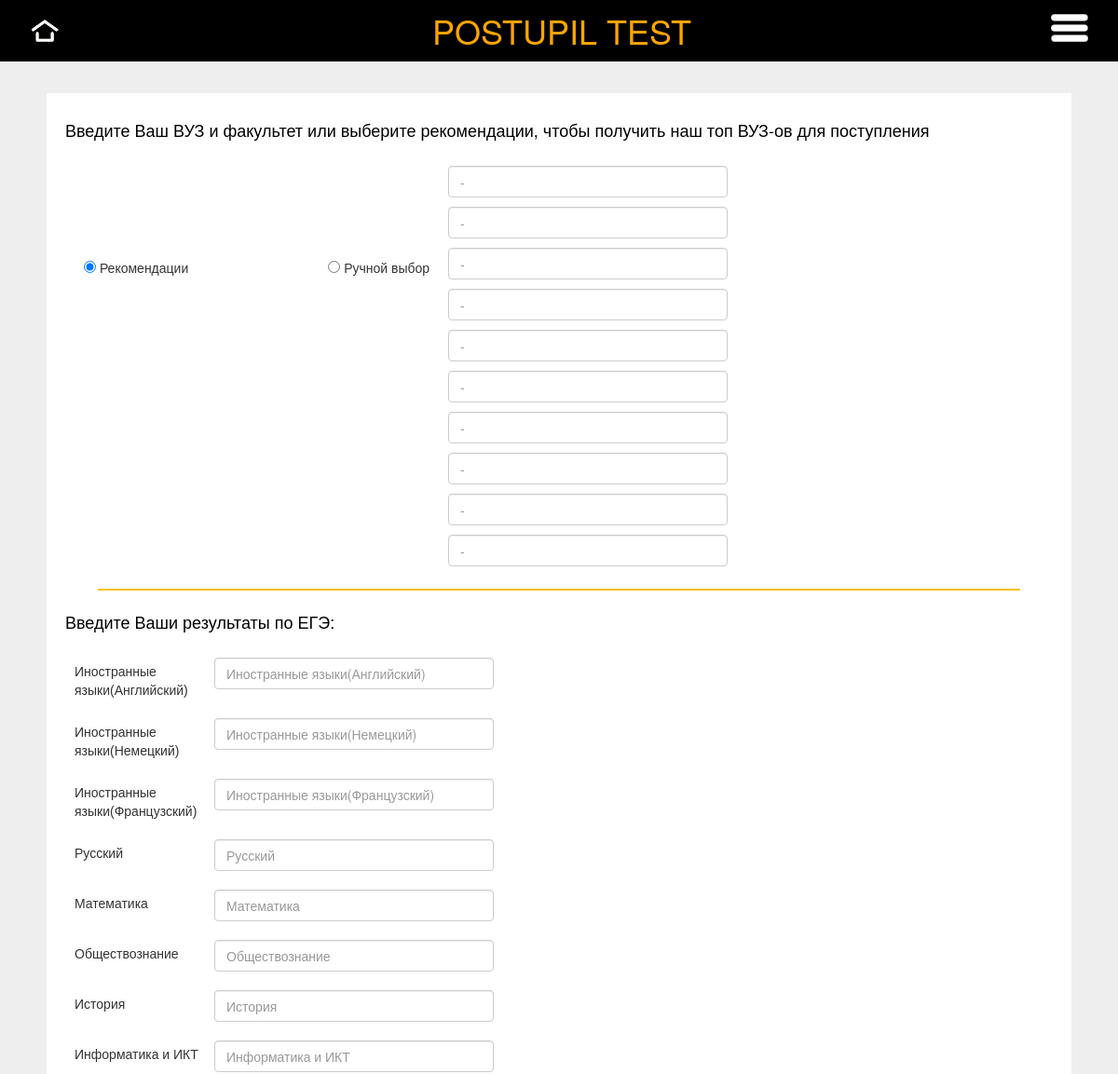
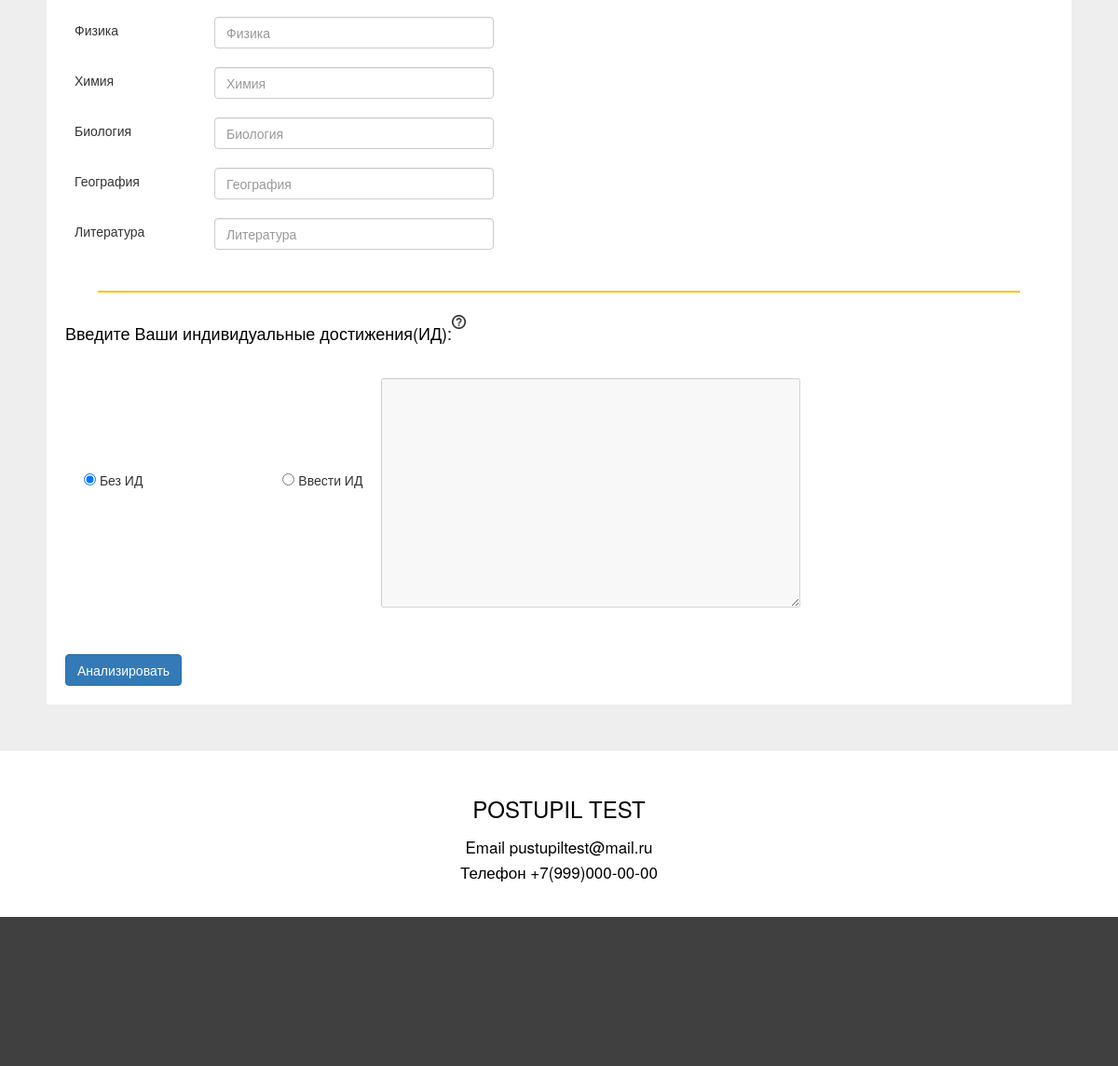
/index, run on the app's committed database (2 pictures, top to bottom).
### db.py (models this page shows)
class Subjects(db.Model):
    id = db.Column(db.Integer, primary_key=True)
    name = db.Column(db.String(80), unique=False, nullable=False)

### flask_app.py (the view, shortened to what this page needs)
@app.route('/', methods=['POST', 'GET'])
@app.route('/index', methods=['POST', 'GET'])
def index():
    global sub_combs
    print(sub_combs)
    faculties = [x.name for x in Faculties.query.all()]  #
    sub = [x.name for x in Subjects.query.all()]
    if request.method == 'GET':
        return render_template('form.html', faculties=faculties, col_edu=range(1, 11), subs=sub,
                               help_text=information_extractor_f("help.txt")[0].split("\n"), id_req=0,
                               contacts=information_extractor_f(Data.query.filter_by(name="contacts").first().descr)[
                                   0].split("\n"))

### little_functions.py (called while the page is built)
def information_extractor_f(name):
    text = open("static/text_data/" + name[:-4] + divider + name[-4:], "r").read()
    return text.split("\n/*/\n")

### templates/form.html (shortened to what this page needs)
{% extends "base.html" %}
{% block content %}
<div class="container-total">
    <div class="container-main">
        <form method="post" enctype="multipart/form-data">
            <h4 style="color: #000; padding: 30px 0 10px 20px">Введите Ваш ВУЗ и факультет или выберите рекомендации, чтобы получить наш топ ВУЗ-ов для поступления</h4>
            <div class="edu_org">
                <div class="bg_edu" style="display: flex;">
                    <p style="display: inline-block;padding-left:20px; padding-right:10vw;margin:0"><input style="margin-top:112px;" name="mode" type="radio" value="recommend" checked> Рекомендации</p>
                    <div class="edu_org">
                        <p style="display: inline-block;padding:0 10px;margin:0;width: max-content; max-width: 20vw"><input style="margin-top:112px;" name="mode" type="radio" value="manual" onclick="this.form.faculties_0.disabled=0;"
                        onreset="this.form.faculties.disabled=1;"> Ручной выбор</p>
                        <div>
                            {%for i in col_edu%}
                                <input class="form-control" type="text" list="faculties" style="align-self:right;margin :10px 0 10px 10px;width:300px;" name="faculties_{{i}}" autocomplete="off" id="1" placeholder="-">
                            {%endfor%}
                        </div>
                    </div>
                </div>
            </div>
            <div class="line-yellow" style="width: 90%; margin-left: 5%"></div>
            <div class="ege">
                <h4 style="color: #000;margin: 0 20px 20px 0">Введите Ваши результаты по ЕГЭ:</h4>
                {%for i in subs%}
                    <div style="display:flex">
                        <p style="padding: 15px 0 0 10px;width:150px">{{i}}</p>
                        <input class="form-control" type="number" max="100" min="0" style="align-self:right;margin :10px 0 10px 10px;width:300px;" name="{{i}}" autocomplete="off" id="{{i}}" placeholder="{{i}}">
                    </div>
                {%endfor%}
            </div>
            <div class="line-yellow" style="width: 90%; margin-left: 5%"></div>
            <div class="ind_achieve">
                <div style="margin: 0 20px 20px 0;display: flex;">
                    <h4 style="color: #000;">Введите Ваши индивидуальные достижения(ИД):</h4>
                    <img class="help_button" style="cursor:pointer"
                        src="{{ url_for( 'static', filename='img/server/help.png')}}" height=15
                        width=15/>
                </div>
                <div class="bg_edu" style="display: flex;">
                    <p style="display: inline-block;padding-left:20px; padding-right:10vw;margin:0"><input style="margin-top:112px;" name="mode_achieve" type="radio" value="no_ind_achieve" checked> Без ИД</p>
                    <div class="edu_org">
                        <p style="display: inline-block;padding:0 10px;margin:0;width: max-content; max-width: 20pw">
                            <input style="margin-top:112px;" name="mode_achieve" type="radio" value="ind_achieve" onclick="this.form.ind_achieve.disabled=0;" onreset="this.form.ind_achieve.disabled=1;">
                            Ввести ИД
                        </p>
                        <textarea name="ind_achieve" rows="12" style="align-self:right;margin :10px 0 10px 10px;width:max-content;min-width:450px;" disabled></textarea>
                    </div>
                </div>
            </div>
            <button type="submit" class="btn btn-primary" style="margin:20px">Анализировать</button>
        </form>
    </div>
</div>
{% endblock %}

### templates/base.html (shortened to what this page needs)
<!DOCTYPE html>
<html lang="en">
<head>
    <link href="{{ url_for( 'static', filename='css/style.css')}}?ver=67" rel="stylesheet">
    <link href="{{ url_for( 'static', filename='css/bootstrap.min.css')}}?ver=1" rel="stylesheet">
</head>
<body>
    <div class="header">
        <a class="home" href="/index_ds/{{id_req}}" style="margin:5px 5px 5px 20px"><img
            src="{{ url_for( 'static', filename='img/server/icon-home.png')}}" height=56 width=56/></a>
        <h1 style="color: orange;display:block;margin: 5px auto;align-self:center;padding-right:75px;max-width:60vw">POSTUPIL TEST</h1>
        <img class="menu_button" style="display:block;position:absolute;right:32px;margin-top:15px;cursor:pointer"
            src="{{ url_for( 'static', filename='img/server/menu1.png')}}" height=30
            width=40/>
    </div>
    {% block content %}{% endblock %}
    <footer>
        <div id="contacts" align="center" style="width: 100%;background-color: #fff;padding:30px 0">
            <h2 style="color: #000;">POSTUPIL TEST</h2>
            <h5 style="color: #000;padding-top: 10px;">{{contacts[0]}}</h5>
            <h5 style="color: #000;">{{contacts[1]}}</h5>
        </div>
        <div style="width: 100%;height: 20vh;background-color: #404040"></div>
    </footer>
</body>
</html>

### static/css/style.css (style rules this page uses)
body { background-color: #fff; }
h1 { margin-top: 30px; }
h1, h2, h3, h4 { color: #fff; font-family: 'Nobel', sans-serif; }
p { font-family: 'Nobel', sans-serif; font-size:14px; }
.header { background-color: #000; width:100%; position:fixed; top:0; display:flex; z-index:1; }
.container-total { background-color: #eee; width: 100%; padding: 50px; }
.container-main { background-color: #fff; width: 100%; height: max-content; z-index: 2; }
.ege { padding: 20px; }
.ind_achieve { padding: 20px; }
.edu_org { display: flex; padding-left:20px; height: max-content; }
.line-yellow { display: inline-block; background-image: url('../img/server/line-pattern-yellow.png'); background-repeat: repeat-x; height: 2px; width: 25%; }
footer { background-color: #1b1b1b; color: #999999; }

### templates/base.html (style rules this page uses)
body { padding-top: 40px; }

### data on the page
Subjects: name "Иностранные языки(Английский)"
Subjects: name "Иностранные языки(Немецкий)"
Subjects: name "Иностранные языки(Французский)"
Subjects: name "Русский"
Subjects: name "Математика"
Subjects: name "Обществознание"
Subjects: name "История"
Subjects: name "Информатика и ИКТ"
Subjects: name "Физика"
Subjects: name "Химия"
Subjects: name "Биология"
Subjects: name "География"
Subjects: name "Литература"

### other printed values
{{ contacts[0] }} "Email pustupiltest@mail.ru"
{{ contacts[1] }} "Телефон +7(999)000-00-00"
